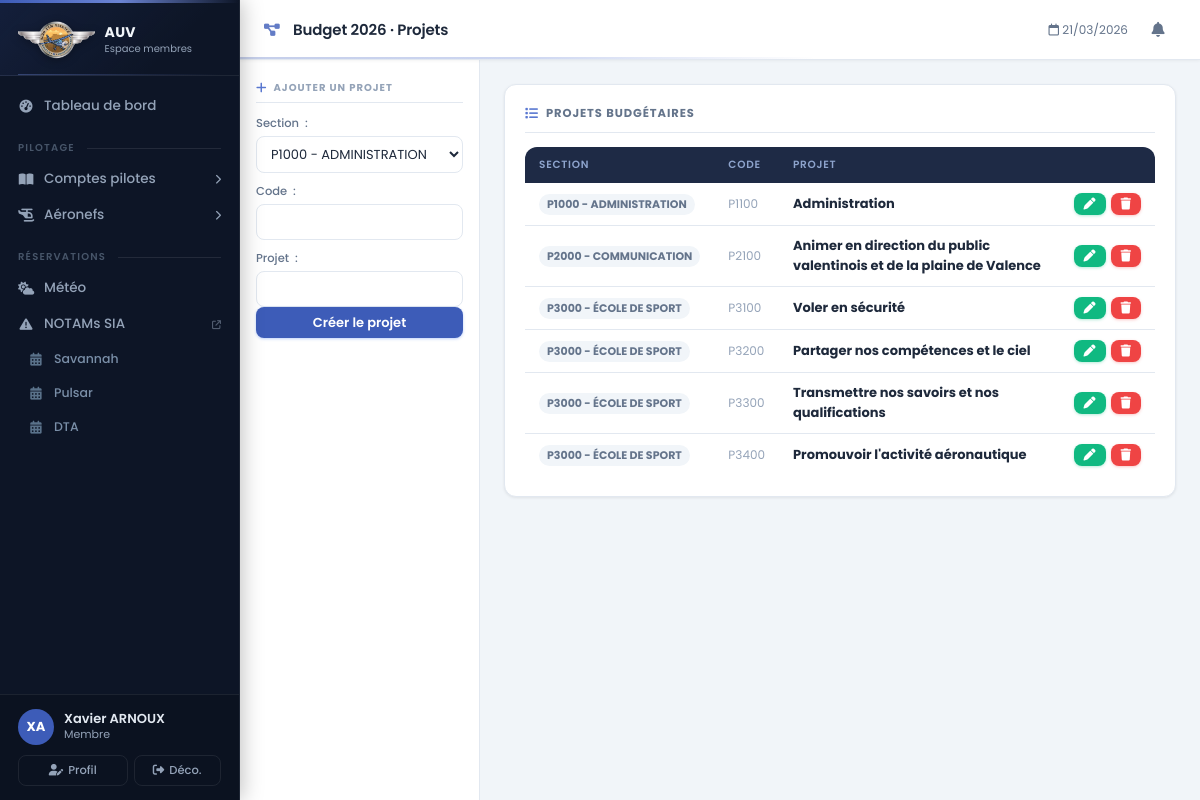
Screenshot of /intranetBudgetGererProjet (signed in) with the database file from the repository.
### Intranet/models.py (models this page shows, shortened)
class Aeronef(models.Model):
    def __str__(self):
        text = self.type
        return text
    type = models.CharField(max_length = 20)
    classeULM = models.ForeignKey('ClasseULM',
                                  on_delete=models.CASCADE,
                                  default = 3)
    immatriculation = models.CharField(max_length = 6,
                                       default = 'XXXXX')
    indicatifRadio = models.CharField(max_length = 6,
                                       default = 'F-JXXX')
    limiteAptitudeVol = models.DateField(blank = True,
                            null = True)
    limiteLSA = models.DateField(blank = True,
                            null = True)
    limiteParachute = models.DateField(blank = True,
                            null = True)
    date = models.DateField(blank = True,
                            null = True)
    tarifPilote = models.DecimalField(decimal_places = 2,
                                      max_digits = 5,
                                      default = 00.00)
    tarifElevePilote = models.DecimalField(decimal_places = 2,
                                      max_digits = 5,
                                      default = 00.00)

class Member(models.Model):
    statut = models.ForeignKey('Statut',
                               on_delete=models.CASCADE,
                               default = 5)
    name = models.CharField(max_length = 50)
    vorname = models.CharField(max_length = 50)
    password = models.CharField(max_length = 20,
                                default = '0000')
    genre = models.ForeignKey('Sex',
                               on_delete=models.CASCADE,
                               default = 1)
    birthday = models.DateField(blank = True,
                                null = True)
    phone = models.CharField(max_length = 14,
                             blank=True,
                             null = True)
    email = models.EmailField(max_length = 50,
                              blank=True,
                              null = True)
    zip = models.CharField(max_length = 5,
                           blank=True,
                           null = True)
    city = models.CharField(max_length = 50,
                            blank=True,
                            null = True)
    adress = models.CharField(max_length = 200,
                              blank=True,
                              null = True)
    licenceFFPLUM = models.CharField(max_length = 6,
                                     blank = True,
                                     null = True)
    licenceAUV = models.ForeignKey(OuiNon,
                                on_delete=models.CASCADE,
                                related_name='licenceAUVOuiNon',
                                default = 1)
    brevetInstructeur = models.ForeignKey(OuiNon,
                                on_delete=models.CASCADE,
                                related_name='brevetInstructeurOuiNon',
                                default = 1)
    datePiloteC2 = models.DateField(blank = True,
                                null = True)
    datePiloteC3 = models.DateField(blank = True,
                                null = True)
    datePiloteC4 = models.DateField(blank = True,
                                null = True)
    dateEmportC2 = models.DateField(blank = True,
                                null = True)
    dateEmportC3 = models.DateField(blank = True,
                                null = True)
    dateEmportC4 = models.DateField(blank = True,
                                null = True)
    dateBaptemeC2 = models.DateField(blank = True,
                                null = True)
    dateBaptemeC3 = models.DateField(blank = True,
                                null = True)
    dateBaptemeC4 = models.DateField(blank = True,
                                null = True)
    reportComptePilote2024 = models.DecimalField(decimal_places = 2,
                                                 max_digits = 8,
                                                 default = 00.00)
    produitComptePilote = models.DecimalField(decimal_places = 2,
                                            max_digits = 8,
                                            default = 00.00)
    chargeComptePilote = models.DecimalField(decimal_places = 2,
                                            max_digits = 8,
                                            default = 00.00)
    class Meta:
        ordering = ['name','vorname']

class Statut(models.Model):
    def __str__(self):
        return self.value
    value = models.CharField(max_length = 30)

class BudgetSection(models.Model):
    def __str__(self):
        text = self.code + " - " + self.name
        if len(text) > 30:
            text = text[0:30] + '...'
        return text
    name = models.CharField(max_length = 100)
    code = models.CharField(max_length = 5)
    charge = models.DecimalField(decimal_places = 2,
                                 max_digits = 8,
                                 default = 00.00)
    produit = models.DecimalField(decimal_places = 2,
                                max_digits = 8,
                                default = 00.00)
    class Meta:
        ordering = ['code']

class BudgetProjet(models.Model):
    name = models.CharField(max_length = 100)
    code = models.CharField(max_length = 5)
    section = models.ForeignKey('BudgetSection',
                               on_delete=models.CASCADE,
                               default = 0,
                               null=True)
    charge = models.DecimalField(decimal_places = 2,
                                 max_digits = 8,
                                 default = 00.00)
    produit = models.DecimalField(decimal_places = 2,
                                max_digits = 8,
                                default = 00.00)
    class Meta:
        ordering = ['code']

### Intranet/MenuBudget/views.py (the view)
# urls.py: path('intranetBudgetGererProjet', intranetBudgetProjetAddShow, name="intranet_Budget_Projet_Add_Show"),
def intranetBudgetProjetAddShow(request):
    loggedMember = getLoggedMemberFromRequest(request)
    if loggedMember:
        templateName ='intranetBudgetGererProjet.html'
        context = {
            'loggedMember' : loggedMember,
            'current_date_time' : dateTimeParis(),
            'current_year' : datetime.now().year,
            'actionBtnName' : 'Créer le projet',
            'allAeronef' : Aeronef.objects.all(),
            }
        budgetProjetAll = BudgetProjet.objects.all().order_by('section','code')
        context['budgetProjetAll'] = budgetProjetAll
        if request.method == 'POST':
            form = budgetGererProjetForm(request.POST)
            if form.is_valid():
                if config.idBudgetProjet == 0:
                    form.save()
                else:
                    activeProjet = BudgetProjet.objects.get(pk = config.idBudgetProjet)
                    activeProjet.code = request.POST.get('code')
                    activeProjet.name = request.POST.get('name')
                    activeProjet.section = form.cleaned_data['section']
                    activeProjet.save()
                    config.idBudgetProjet = 0
                return HttpResponseRedirect(request.path) #Evite de créer le même objet quand on rafraichit la page
        else:
            form = budgetGererProjetForm()
        context["form"] = form
        return render(request, templateName, context)
    else:
        return redirect('/internetAccueil')

### Intranet/MenuBudget/forms.py
class budgetGererProjetForm(forms.ModelForm):
    class Meta:
        model = BudgetProjet
        fields = ('section',
                  'code',
                  'name',)
        labels = {'section' : 'Section ',
                  'code' : 'Code ',
                  'name' : 'Projet '}

### Intranet/context_processors.py (called while the page is built)
def notifications(request):
    if 'loggedMemberId' not in request.session:
        return {}
    from Intranet.models import Member
    try:
        member = Member.objects.get(id=request.session['loggedMemberId'])
        notifs = Notification.objects.filter(recipient=member).order_by('-created_at')[:8]
        unread = Notification.objects.filter(recipient=member, is_read=False).count()
        return {
            'notifications': notifs,
            'notif_count':   unread,
        }
    except Exception:
        return {}

### Intranet/views.py (called while the page is built)
def getLoggedMemberFromRequest(request):
    if 'loggedMemberId' in request.session:
        loggedMemberId = request.session['loggedMemberId']
        loggedMember = Member.objects.get(id=loggedMemberId)
        return loggedMember
    return None

### ULMASSO/views.py (called while the page is built)
def dateTimeParis():
    now = datetime.now(tz = ZoneInfo("Europe/Paris"))
    return now.strftime("%d/%m/%Y %H:%M")

### Intranet/templates/intranetBudgetGererProjet.html (shortened to what this page needs)
{% extends "baseIntranet.html" %}
{% block bodyId %}intranetBudgetGererProjetPage{% endblock %}
{% block titrePage %}
    <i class="fa-solid fa-diagram-project"></i> Budget {{ current_year }} · Projets
{% endblock %}
{% block asideContent %}
    <h3><i class="fa-solid fa-plus"></i> Ajouter un projet</h3>
    <form action="{% url 'intranet_Budget_Projet_Add_Show' %}" method="post">
        {{ form.as_p }}
        <p><input type="submit" value="{{ actionBtnName }}" class="BtnSubmit"></p>
    </form>
{% endblock %}
{% block mainContent %}
<div class="card-section">
    <h3><i class="fa-solid fa-list"></i> Projets budgétaires</h3>
    {% if budgetProjetAll %}
    <table>
        <thead>
            <tr>
                <th>Section</th>
                <th>Code</th>
                <th>Projet</th>
                <th></th>
            </tr>
        </thead>
        <tbody>
            {% for budgetProjet in budgetProjetAll %}
            <tr>
                <td><span class="badge badge-neutral">{{ budgetProjet.section }}</span></td>
                <td><span class="text-muted">{{ budgetProjet.code }}</span></td>
                <td><strong>{{ budgetProjet.name }}</strong></td>
                <td>
                    <div style="display:flex;gap:5px;justify-content:flex-end">
                        <form action="{% url 'intranet_Budget_Projet_Modify' budgetProjet.id %}" method="POST">
                            <button type="submit" class="btn btn-sm BtnModify"><i class="fa-solid fa-pen"></i></button>
                        </form>
                        <form action="{% url 'intranet_Budget_Projet_Delete' budgetProjet.id %}" method="POST">
                            <button type="submit" class="btn btn-sm BtnDelete"><i class="fa-solid fa-trash"></i></button>
                        </form>
                    </div>
                </td>
            </tr>
            {% endfor %}
        </tbody>
    </table>
    {% else %}
    <div class="empty-state">
        <i class="fa-solid fa-folder-open"></i>
        <p>Aucun projet enregistré</p>
    </div>
    {% endif %}
</div>
{% endblock %}

### Intranet/templates/baseIntranet.html (shortened to what this page needs)
<!DOCTYPE html>
<html lang="fr">
<head>
    <link rel="stylesheet" href="https://cdnjs.cloudflare.com/ajax/libs/font-awesome/6.5.0/css/all.min.css">
    <link rel="stylesheet" type="text/css" href="static/css/styleIntranet.css">
    <link rel="stylesheet" type="text/css" href="static/css/styleMenuPrincipal.css">
</head>
<body id="{% block bodyId %}page{% endblock %}">
<nav id="sidebar">
    <div class="sb-logo">
        <img src="static/res/icones/logo.png" alt="AUV">
        <div>
            <div class="sb-logo-text">AUV</div>
            <div class="sb-logo-sub">Espace membres</div>
        </div>
    </div>
    <div class="sb-nav">
        <a href="intranetAccueil" class="sb-item">
            <i class="fa-solid fa-gauge-high"></i>
            Tableau de bord
        </a>
        <div class="sb-section-label">Pilotage</div>
        <details class="sb-group">
            <summary class="sb-item">
                <i class="fa-solid fa-book-open"></i>
                Comptes pilotes
                <i class="fa-solid fa-chevron-right sb-chevron"></i>
            </summary>
        </details>
        <details class="sb-group">
            <summary class="sb-item">
                <i class="fa-solid fa-helicopter"></i>
                Aéronefs
                <i class="fa-solid fa-chevron-right sb-chevron"></i>
            </summary>
        </details>
        <div class="sb-section-label">Réservations</div>
        <a href="intranetWeather" class="sb-item">
            <i class="fa-solid fa-cloud-sun"></i>
            Météo
        </a>
        <a href="https://www.sia.aviation-civile.gouv.fr/documents/supaip/notam.php" target="_blank" class="sb-item">
            <i class="fa-solid fa-triangle-exclamation"></i>
            NOTAMs SIA
            <i class="fa-solid fa-external-link" style="font-size:9px;margin-left:auto;opacity:.5"></i>
        </a>
        {% for aeronef in allAeronef %}
        <a href="{% url 'intranet_Reservation_Calendrier' aeronef %}" class="sb-item sb-item-cal">
            <i class="fa-solid fa-calendar-days"></i>
            {{ aeronef.type }}
        </a>
        {% endfor %}
    </div>
    <div class="sb-user">
        <div class="sb-user-info">
            <div class="sb-avatar">{{ loggedMember.vorname|slice:":1" }}{{ loggedMember.name|slice:":1" }}</div>
            <div>
                <div class="sb-user-name">{{ loggedMember.vorname }} {{ loggedMember.name }}</div>
                <div class="sb-user-role">{{ loggedMember.statut }}</div>
            </div>
        </div>
        <div class="sb-user-actions">
            <a href="intranetMonProfil" class="sb-user-btn">
                <i class="fa-solid fa-user-pen"></i> Profil
            </a>
            <form action="intranetDeconnect" style="flex:1">
                <button type="submit" class="sb-user-btn" style="width:100%">
                    <i class="fa-solid fa-right-from-bracket"></i> Déco.
                </button>
            </form>
        </div>
    </div>
</nav>
<div id="appMain">
    <header id="topBar">
        <div class="tb-title">
            {% block titrePage %}{% endblock %}
        </div>
        <div class="tb-right">
            <span style="font-size:12px;color:#64748b" id="tb-date">
                <i class="fa-regular fa-calendar"></i>
                {{ current_date_time|slice:":10" }}
            </span>
            <div style="position:relative">
                <button class="notif-btn" id="notifBtn" onclick="toggleNotif()">
                    <i class="fa-solid fa-bell"></i>
                </button>
            </div>
        </div>
    </header>
    <div id="contentArea">
        <aside id="asideContent">
            {% block asideContent %}{% endblock %}
        </aside>
        <main id="mainContent">
            {% block mainContent %}{% endblock %}
        </main>
    </div>
</div>
</body>
</html>

### rows the page displays
Aeronef: type "Savannah"
Aeronef: type "Pulsar"
Aeronef: type "DTA"
Member: vorname "X", name "A", vorname "Xavier", name "ARNOUX", statut "Membre"
BudgetProjet: section "P1000 - ADMINISTRATION", code "P1100", name "Administration"
BudgetProjet: section "P2000 - COMMUNICATION", code "P2100", name "Animer en direction du public valentinois et de la plaine de Valence"
BudgetProjet: section "P3000 - ÉCOLE DE SPORT", code "P3100", name "Voler en sécurité"
BudgetProjet: section "P3000 - ÉCOLE DE SPORT", code "P3200", name "Partager nos compétences et le ciel"
BudgetProjet: section "P3000 - ÉCOLE DE SPORT", code "P3300", name "Transmettre nos savoirs et nos qualifications"
BudgetProjet: section "P3000 - ÉCOLE DE SPORT", code "P3400", name "Promouvoir l'activité aéronautique"

### other values shown
{{ current_date_time|slice:":10" }} "21/03/2026"
